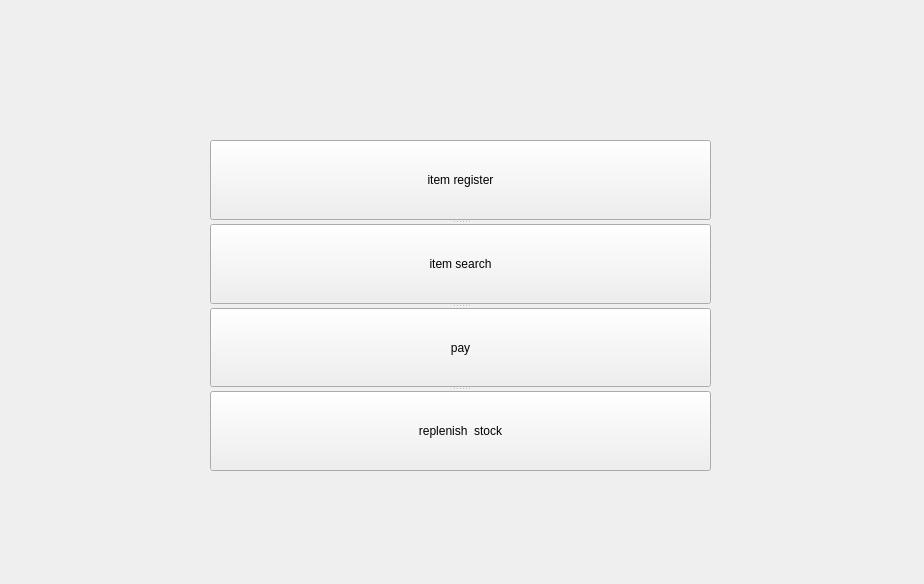
<?xml version="1.0" encoding="UTF-8"?>
<ui version="4.0">
 <class>managerform</class>
 <widget class="QWidget" name="managerform">
  <property name="geometry">
   <rect>
    <x>0</x>
    <y>0</y>
    <width>924</width>
    <height>584</height>
   </rect>
  </property>
  <property name="windowTitle">
   <string>Form</string>
  </property>
  <widget class="QSplitter" name="splitter">
   <property name="geometry">
    <rect>
     <x>210</x>
     <y>140</y>
     <width>501</width>
     <height>331</height>
    </rect>
   </property>
   <property name="orientation">
    <enum>Qt::Vertical</enum>
   </property>
   <widget class="QPushButton" name="pushButton_5">
    <property name="styleSheet">
     <string notr="true">&lt;a href=&quot;http://www.bootcss.com/&quot; class=&quot;button button-tiny&quot;&gt;&lt;/a&gt;</string>
    </property>
    <property name="text">
     <string>item register</string>
    </property>
   </widget>
   <widget class="QPushButton" name="pushButton">
    <property name="text">
     <string>item search</string>
    </property>
   </widget>
   <widget class="QPushButton" name="pushButton_2">
    <property name="text">
     <string>pay</string>
    </property>
   </widget>
   <widget class="QPushButton" name="pushButton_3">
    <property name="text">
     <string>replenish  stock</string>
    </property>
   </widget>
  </widget>
 </widget>
 <resources/>
 <connections/>
</ui>
